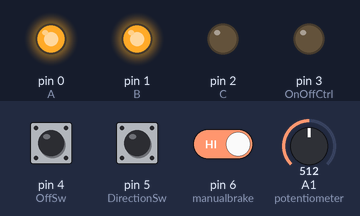
Recording of a sketch running on a simulated Arduino Uno, built with avr-gcc and run on an emulated ATmega328P. On the bench: output pins drawn as LEDs (lit = HIGH). Dashed ring = blinking. Inputs (shaded band) come from the test bench; at power-on: pin 6 (manualbrake) HIGH, pin 4 (OffSw) HIGH, A1 (potentiometer) = 512, pin 5 (DirectionSw) LOW.

Above: at 1.2 s.
1.3 s: pin 6 (manualbrake) driven LOW
At 2.4 s:
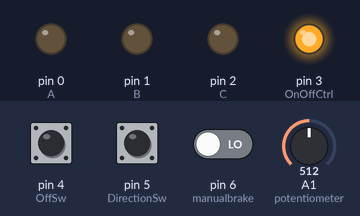
2.8 s: pin 4 (OffSw) pulled LOW for 1 s
At 3.26 s:
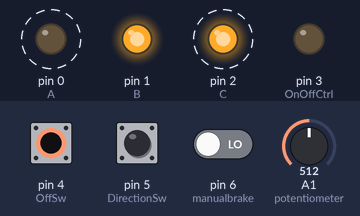
5.3 s: pin 6 (manualbrake) driven HIGH
At 7.5 s:
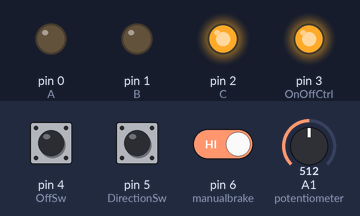
8.3 s: A1 (potentiometer) set to 716
11.3 s: A1 (potentiometer) set to 900
Timing chart, 0 to 15.3 s (numbered marks = the images above; inputs shaded):
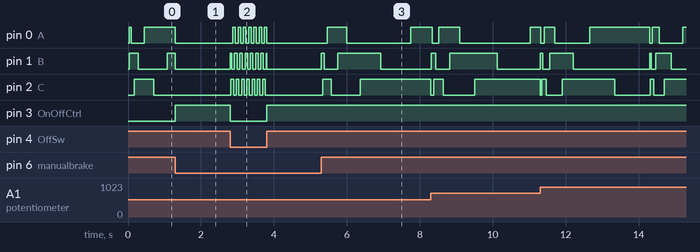

Measured:
- after the input at 1.3 s, pin 0 (A): HIGH → LOW after 0.00 s instead of 0.33 s; pin 1 (B): HIGH → LOW at once; pin 2 (C): stays LOW (without the input it goes to HIGH after 1.2 s); pin 3 (OnOffCtrl): LOW → HIGH at once
- after the input at 2.8 s, pin 0 (A): alternates HIGH for 0.07 s and LOW for 0.07 s, 14 changes in all, then stays LOW, starting after 0.07 s; pin 1 (B): goes 7 × (HIGH 0.05 s, LOW 0.07 s), HIGH 0.02 s, then LOW, starting at once
- after the input at 5.3 s, pin 0 (A): LOW → HIGH after 0.16 s, → LOW 0.54 s later, → HIGH 1.7 s later; pin 1 (B): LOW → HIGH at once, → LOW 0.09 s later, → HIGH 0.36 s later, → LOW 1.2 s later; pin 2 (C): LOW → HIGH at once, → LOW 0.24 s later, → HIGH 0.79 s later

The sketch:

PWM_Control.HEX.ino
```cpp
// Three - Phase - Motor - Control
// Author: Arshia Keshvari
// POWER ENGINEERING

// Duty cycle = (TON/(TON + TOFF)) *100


// Pin allocation and configuration
byte A = 0;                           // Phase A
byte B = 1;                           // Phase B
byte C = 2;                           // Phase C
byte OnOffCtrl = 3;                   // Shutdown control of the motor LOW or HIGH states
byte OffSw = 4;                       // Stop or Start Switch LOW or HIGH states
byte DirectionSw = 5;                 // Clockwise or anti-clockwise switch LOW or HIGH states
byte manualbrake = 6;                 // Slowly slows down the motor until it reaches zero
int potentiometer = 15;               // 10k ohm variable resistor manually controlled by user

// Declaring Values/Paramaeteres to be calculated
float input_frequency = 0;            // input frequency determined by potentiometer value
float t = 0;                          // Time delay
int potValue;                         // int variable to later on store the value fo the pot
unsigned long previousMillis = 0;
unsigned long brakeMillis = 0;

byte stepIndex = 0;                 // Current commutation step (0-5)
bool clockwise = true;              // Motor direction

// Braking variables
unsigned long brakeStartTime = 0;
bool brakingActive = false;
const unsigned long brakeDuration = 3000; // Braking time in milliseconds (3 seconds)
float initialDelay = 0; // Stores delay when braking starts

// Commutation sequence
const byte phaseSequence[6][3] = {
  {HIGH, LOW, LOW},
  {HIGH, HIGH, LOW},
  {LOW, HIGH, LOW},
  {LOW, HIGH, HIGH},
  {LOW, LOW, HIGH},
  {HIGH, LOW, HIGH}
};


// Runs at the start of the program
void setup () {

   pinMode(A,OUTPUT);                 // Phase A
   pinMode(B,OUTPUT);                 // Phase B
   pinMode(C,OUTPUT);                 // Phase C
   pinMode(OnOffCtrl,OUTPUT);         // On/Off Control Output to IGBTS to turn on/off motor
   pinMode(potentiometer,INPUT);      // Potentiometer input
   pinMode(OffSw,INPUT);              // On/Off Control Input using a switch
   pinMode(DirectionSw,INPUT);        // Direction Switch Input using a switch.
   pinMode(manualbrake,INPUT);        // Manual brake button

  ShutDown_All_Signals();
}


// Shuts down the signals A, B ,and C
void ShutDown_All_Signals(){
  digitalWrite(A, LOW);
  digitalWrite(B, LOW);
  digitalWrite(C, LOW);
  }


void Turn_On_Signals_clockwise (){
  digitalWrite(A, HIGH);
  delay(t);
  digitalWrite(B, LOW);
  delay(t);
  digitalWrite(C, HIGH);
  delay(t);
  digitalWrite(A, LOW);
  delay(t);
  digitalWrite(B, HIGH);
  delay(t);
  digitalWrite(C, LOW);
  delay(t);
  }


void Turn_On_Signals_anti_clockwise(){
  digitalWrite(C, HIGH);
  delay(t);
  digitalWrite(B, LOW);
  delay(t);
  digitalWrite(A, HIGH);
  delay(t);
  digitalWrite(C, LOW);
  delay(t);
  digitalWrite(B, HIGH);
  delay(t);
  digitalWrite(A, LOW);
  delay(t);
  }


// Direction proccess of the motor or crane
void Direction_Proccess(){

  if (digitalRead(DirectionSw)){
    Turn_On_Signals_clockwise();
    }

  else{
    Turn_On_Signals_anti_clockwise();
    }

}

void loop() {
  // Read potentiometer and calculate frequency using logarithmic scaling
  potValue = analogRead(potentiometer);
  float minFreq = 1;   // Prevent zero
  float maxFreq = 50;  // Max frequency
  float scale = log10(maxFreq / minFreq);
  input_frequency = minFreq * pow(10, scale * potValue / 1023.0);
  t = 1000 / (input_frequency * 6);

  // Read direction switch
  clockwise = !digitalRead(DirectionSw);


  if (digitalRead(OffSw) == LOW && !digitalRead(manualbrake)) {
    digitalWrite(OnOffCtrl, LOW);
    brakingActive = false; // Cancel braking if motor is running again
    updateMotor();
  } else if (digitalRead(manualbrake)) {
    gradualBrake();
  } else {
    digitalWrite(OnOffCtrl, HIGH);
    ShutDown_All_Signals();
    brakingActive = false; // Reset braking state
  }

}

// Non-blocking motor step update
void updateMotor() {
  unsigned long currentMillis = millis();

  if (currentMillis - previousMillis >= t) {
    previousMillis = currentMillis;

    if (clockwise) {
        stepIndex = (stepIndex + 1) % 6;
    } else {
        stepIndex = (stepIndex == 0) ? 5 : stepIndex - 1;
    }

    digitalWrite(A, phaseSequence[stepIndex][0]);
    digitalWrite(B, phaseSequence[stepIndex][1]);
    digitalWrite(C, phaseSequence[stepIndex][2]);
  }
}

void gradualBrake() {
  unsigned long currentMillis = millis();

  if (!brakingActive) {
    // Initialize braking
    brakingActive = true;
    brakeStartTime = currentMillis;
    initialDelay = t; // Store the current delay
  }

  // Calculate elapsed braking time
  unsigned long elapsed = currentMillis - brakeStartTime;

  if (elapsed <= brakeDuration) {
    // Linearly increase delay to reduce speed
    float progress = (float)elapsed / brakeDuration; // 0.0 to 1.0
    t = initialDelay + progress * (1000 - initialDelay); // Gradually increase t to a max value
    updateMotor();
  } else {
    // Braking complete, shut down the motor
    digitalWrite(OnOffCtrl, HIGH);
    ShutDown_All_Signals();
    brakingActive = false; // Reset for future braking
  }
}
```
